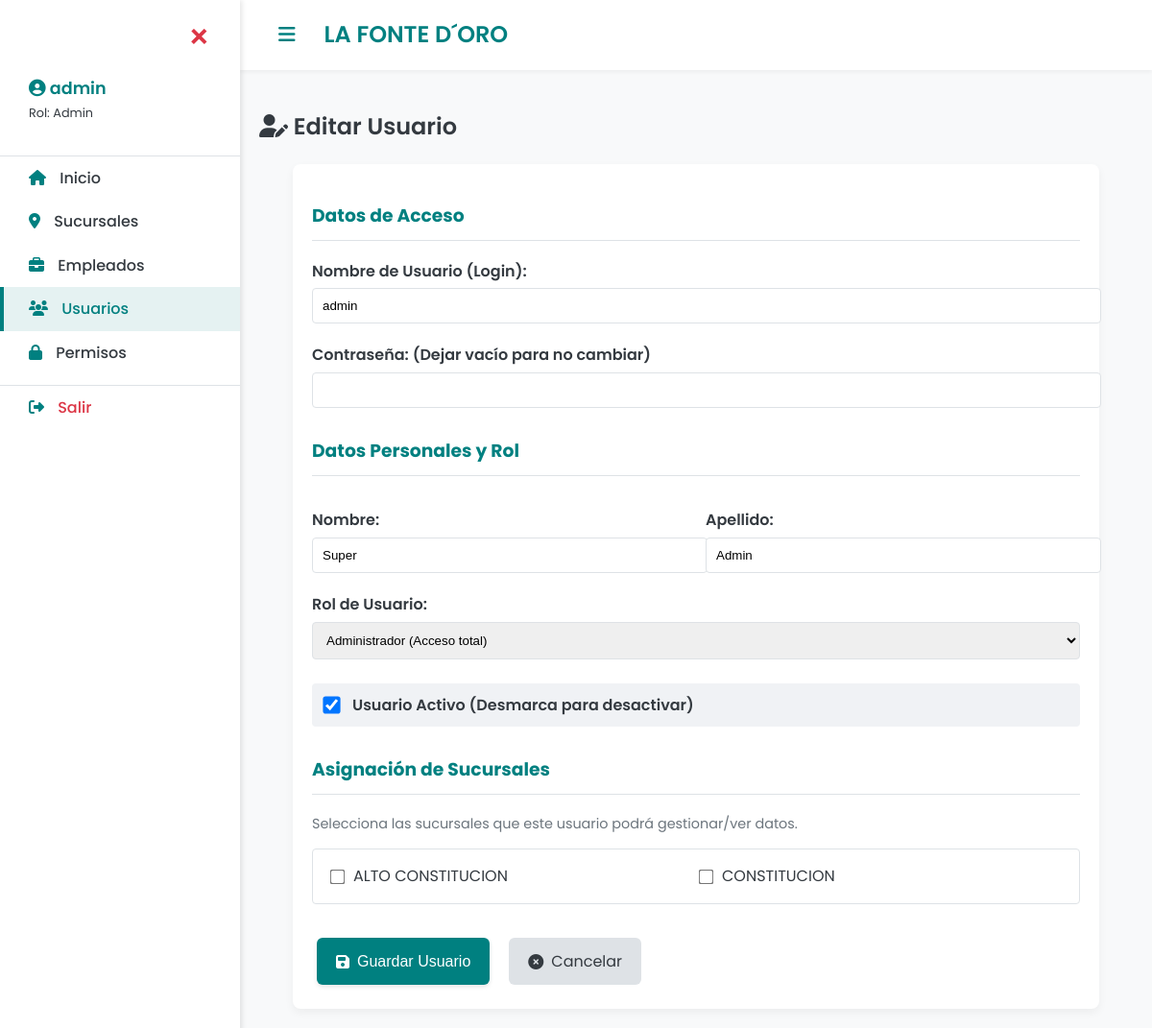
Screenshot of /users/form/1 (signed in) with the database file from the repository.
### run.py (models this page shows)
class User(db.Model):
    __tablename__ = 'user'
    id = db.Column(db.Integer, primary_key=True)
    username = db.Column(db.String(80), unique=True, nullable=False)
    password = db.Column(db.String(120), nullable=False)
    first_name = db.Column(db.String(80))
    last_name = db.Column(db.String(80))
    role = db.Column(db.String(20), nullable=False, default='common')
    is_active = db.Column(db.Integer, default=1)
    branches = db.relationship('Branch', secondary='user_branches',
                               backref=db.backref('users', lazy='dynamic'))

class Branch(db.Model):
    __tablename__ = 'branch'
    id = db.Column(db.Integer, primary_key=True)
    name = db.Column(db.String(100), unique=True, nullable=False)
    address = db.Column(db.String(200))
    city = db.Column(db.String(80))
    is_active = db.Column(db.Integer, default=1) # 1: Activa, 0: Desactivada

### run.py (the view, shortened to what this page needs)
@app.route('/users/form', defaults={'user_id': None}, methods=['GET', 'POST'])
@app.route('/users/form/<int:user_id>', methods=['GET', 'POST'])
@requires_permission # USO DEL NUEVO DECORADOR
def user_form(user_id):
    user = None
    if user_id:
        user = db.session.query(User).get_or_404(user_id)
    all_branches = db.session.query(Branch).filter(Branch.is_active == 1).order_by(Branch.name).all()
    form_title = "Editar Usuario" if user_id else "Añadir Nuevo Usuario"
    return render_template('user_form.html', form_title=form_title, user=user, all_branches=all_branches)

### run.py (called while the page is built, shortened)
def check_permission(role, endpoint):
    if role == 'admin':
        return True

def requires_permission(f):
    @wraps(f)
    def decorated_function(*args, **kwargs):
        if not session.get('logged_in'):
             return redirect(url_for('login'))
        user_role = session.get('role')
        required_endpoint = f.__name__
        if not check_permission(user_role, required_endpoint):
            flash(f"Acceso denegado. Tu rol '{user_role.capitalize()}' no tiene permiso para acceder a {required_endpoint.replace('_', ' ').title()}.", 'danger')
            return redirect(url_for('index'))
        return f(*args, **kwargs)
    return decorated_function

### templates/user_form.html (shortened to what this page needs)
{% extends "base.html" %}
{% block content %}
    <h2><i class="fas fa-user-edit"></i> {{ form_title }}</h2>
    <div class="card" style="max-width: 800px; margin: 0 auto;">
        <form method="POST">
            <h3 style="color: var(--primary-color); border-bottom: 1px solid var(--subtle-border); padding-bottom: 10px;">Datos de Acceso</h3>
            <label for="username" style="display: block; margin-top: 15px; margin-bottom: 5px; font-weight: 600;">Nombre de Usuario (Login):</label>
            <input type="text" id="username" name="username" required
                   value="{{ user.username if user else '' }}"
                   style="width: 100%; padding: 10px; border: 1px solid var(--subtle-border); border-radius: 4px;">
            <label for="password" style="display: block; margin-top: 20px; margin-bottom: 5px; font-weight: 600;">Contraseña: {% if user %} (Dejar vacío para no cambiar) {% else %} (Obligatoria) {% endif %}</label>
            <input type="password" id="password" name="password"
                   style="width: 100%; padding: 10px; border: 1px solid var(--subtle-border); border-radius: 4px;">
            <h3 style="color: var(--primary-color); border-bottom: 1px solid var(--subtle-border); padding-bottom: 10px; margin-top: 30px;">Datos Personales y Rol</h3>
            <div style="display: flex; gap: 20px;">
                <div style="flex: 1;">
                    <label for="first_name" style="display: block; margin-top: 15px; margin-bottom: 5px; font-weight: 600;">Nombre:</label>
                    <input type="text" id="first_name" name="first_name" required
                           value="{{ user.first_name if user else '' }}"
                           style="width: 100%; padding: 10px; border: 1px solid var(--subtle-border); border-radius: 4px;">
                </div>
                <div style="flex: 1;">
                    <label for="last_name" style="display: block; margin-top: 15px; margin-bottom: 5px; font-weight: 600;">Apellido:</label>
                    <input type="text" id="last_name" name="last_name"
                           value="{{ user.last_name if user else '' }}"
                           style="width: 100%; padding: 10px; border: 1px solid var(--subtle-border); border-radius: 4px;">
                </div>
            </div>
            <label for="role" style="display: block; margin-top: 20px; margin-bottom: 5px; font-weight: 600;">Rol de Usuario:</label>
            <select id="role" name="role" required
                    style="width: 100%; padding: 10px; border: 1px solid var(--subtle-border); border-radius: 4px;">
                {% set current_role = user.role if user else 'common' %}
                <option value="admin" {% if current_role == 'admin' %}selected{% endif %}>Administrador (Acceso total)</option>
            </select>
            {% if user %}
                <div style="margin-top: 25px; display: flex; align-items: center; padding: 10px; background-color: #F0F2F5; border-radius: 4px;">
                    <input type="checkbox" id="is_active" name="is_active"
                           {% if user.is_active %}checked{% endif %}
                           style="margin-right: 15px; transform: scale(1.4);">
                    <label for="is_active" style="font-weight: 600; color: var(--text-dark);">Usuario Activo (Desmarca para desactivar)</label>
                </div>
            {% endif %}
            <h3 style="color: var(--primary-color); border-bottom: 1px solid var(--subtle-border); padding-bottom: 10px; margin-top: 30px;">Asignación de Sucursales</h3>
            <p style="font-size: 0.9rem; color: #6C757D;">Selecciona las sucursales que este usuario podrá gestionar/ver datos.</p>
            <div style="display: flex; flex-wrap: wrap; gap: 15px; border: 1px solid var(--subtle-border); padding: 15px; border-radius: 4px;">
                {% for branch in all_branches %}
                    <div style="display: flex; align-items: center; width: calc(50% - 15px);">
                        <input type="checkbox" id="branch_{{ branch.id }}" name="branch_id" value="{{ branch.id }}"
                               style="margin-right: 10px; transform: scale(1.2);">
                        <label for="branch_{{ branch.id }}">{{ branch.name }}</label>
                    </div>
                {% else %}
                    <p style="color: var(--danger-color);">No hay sucursales activas. Crea una primero.</p>
                {% endfor %}
            </div>
            <div style="margin-top: 30px; display: flex; gap: 10px;">
                <button type="submit" class="btn btn-primary" style="padding: 12px 20px; font-size: 1rem;">
                    <i class="fas fa-save"></i> Guardar Usuario
                </button>
                <a href="{{ url_for('manage_users') }}" class="btn" style="background-color: var(--subtle-border); color: var(--text-dark); box-shadow: none; padding: 12px 20px;">
                    <i class="fas fa-times-circle"></i> Cancelar
                </a>
            </div>
        </form>
    </div>
{% endblock %}

### templates/base.html (style rules this page uses)
:root { --primary-color: #008080; --secondary-color: #A1887F; --background-light: #F8F9FA; --text-dark: #343A40; --success-color: #28A745; --danger-color: #DC3545; --subtle-border: #DEE2E6; --sidebar-width: 250px; --active-bg: rgba(0, 128, 128, 0.1); }
body { font-family: 'Poppins', sans-serif; background-color: var(--background-light); color: var(--text-dark); margin: 0; padding: 0; line-height: 1.6; transition: margin-left 0.3s; }
h1, h2 { font-weight: 600; color: var(--text-dark); }
.btn { padding: 10px 15px; border: none; border-radius: 6px; cursor: pointer; font-weight: 400; transition: all 0.2s ease-in-out; margin: 5px; display: inline-flex; align-items: center; text-decoration: none; box-shadow: 0 2px 5px rgba(0,0,0,0.1); }
.btn i { margin-right: 8px; }
.btn-primary { background-color: var(--primary-color); color: white; }
.card { background-color: white; border-radius: 8px; box-shadow: 0 4px 10px rgba(0,0,0,0.05); padding: 20px; margin-bottom: 20px; }

### rows the page displays
User: username "admin", first_name "Super", last_name "Admin", role "Administrador (Acceso total)", is_active "☑"
Branch: name "ALTO CONSTITUCION"
Branch: name "CONSTITUCION"

### other values shown
{{ session.get('username', 'Invitado') }} "admin"
{{ session.get('role', 'N/A') }} "Admin"
